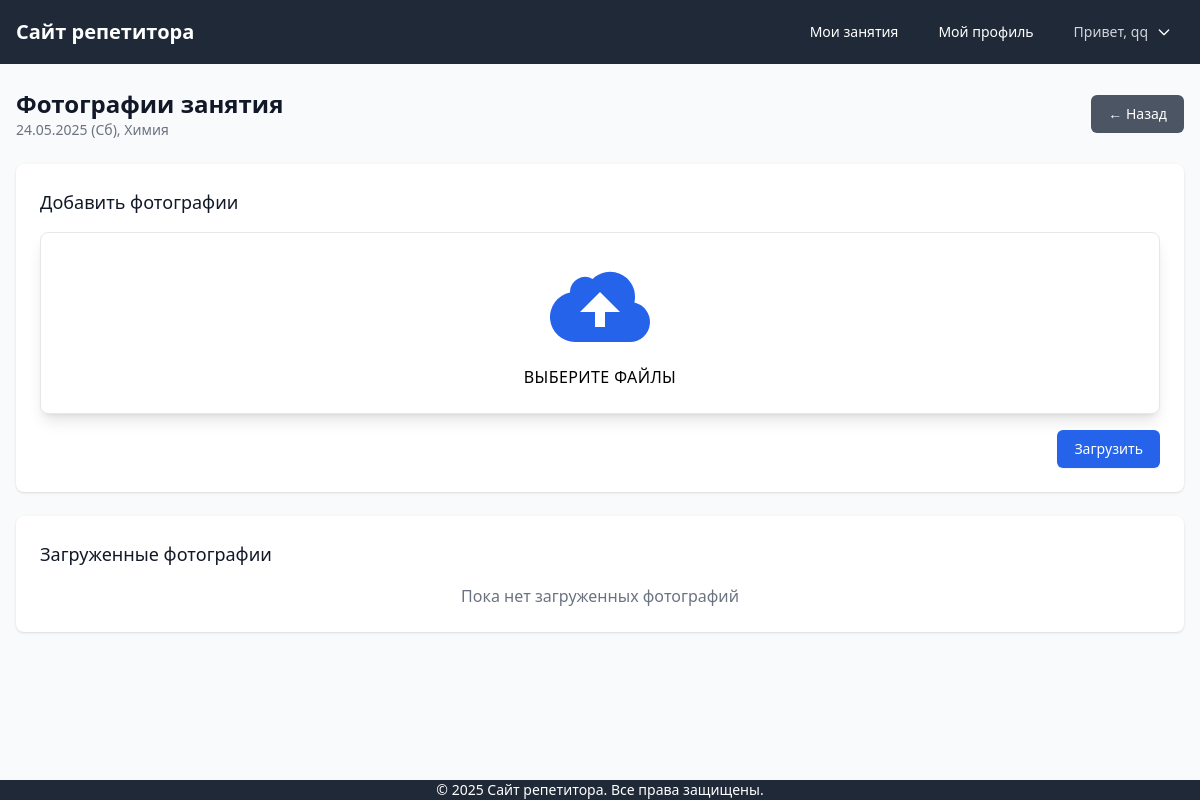
/lesson/32/photos/ (signed in), run on an earlier commit of the app's database.
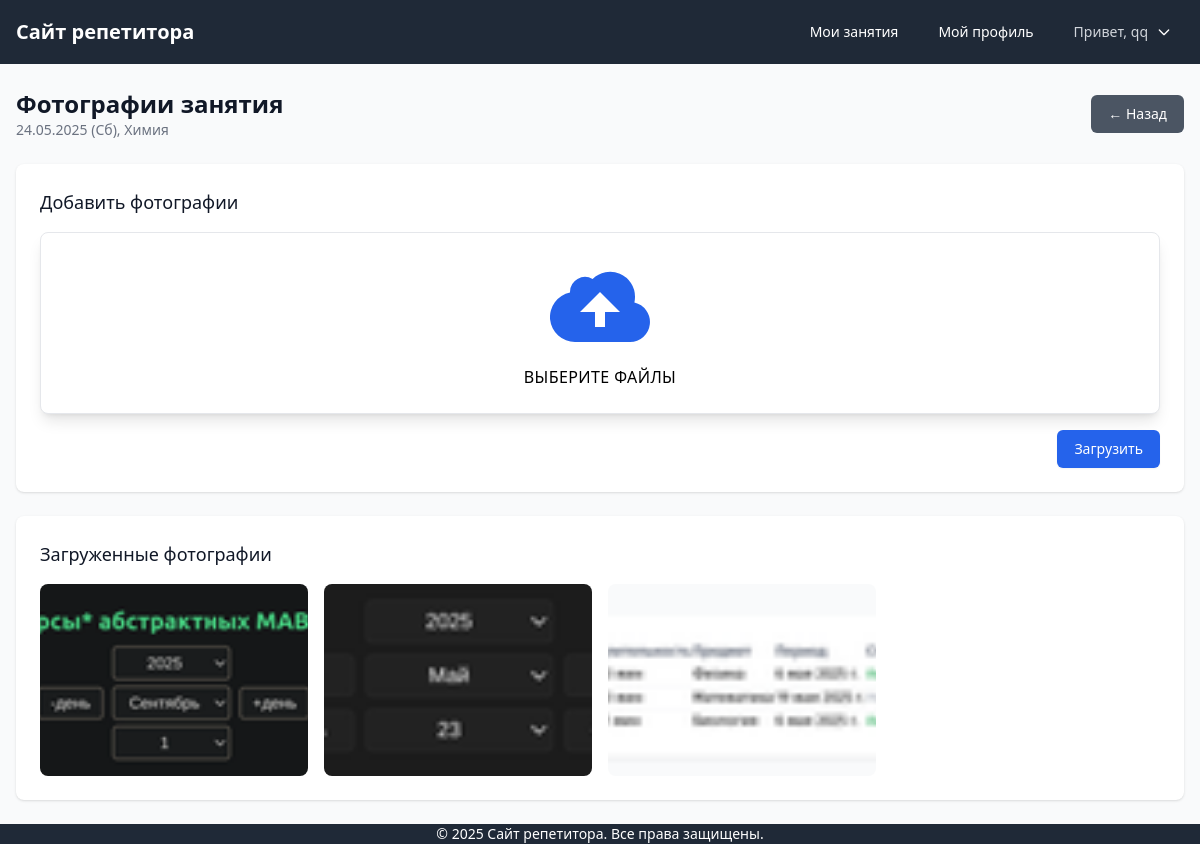
And on a later commit of the database.
### scheduler/models.py (models this page shows, shortened)
class Lesson(models.Model):
    STATUS_CHOICES = [
        ('scheduled', 'Запланировано'),
        ('completed', 'Завершено'),
        ('cancelled', 'Отменено'),
    ]
    SUBJECT_CHOICES = [
        ('math', 'Математика'),
        ('physics', 'Физика'),
        ('chemistry', 'Химия'),
        ('biology', 'Биология'),
        ('english', 'Английский язык'),
        ('russian', 'Русский язык'),
        ('literature', 'Литература'),
        ('history', 'История'),
        ('geography', 'География'),
        ('other', 'Другое'),
    ]
    time_slot = models.OneToOneField(TimeSlot, on_delete=models.CASCADE, related_name='lesson')
    student = models.ForeignKey(User, on_delete=models.CASCADE, related_name='booked_lessons')
    status = models.CharField(max_length=20, choices=STATUS_CHOICES, default='scheduled')
    subject = models.CharField(max_length=20, choices=SUBJECT_CHOICES, default='math')
    notes = models.TextField(blank=True)
    created_at = models.DateTimeField(auto_now_add=True)
    updated_at = models.DateTimeField(auto_now=True)

class TimeSlot(models.Model):
    STATUS_CHOICES = [
        ('available', 'Доступно'),
        ('booked', 'Забронировано'),
        ('completed', 'Завершено'),
        ('cancelled', 'Отменено'),
    ]
    tutor = models.ForeignKey(User, on_delete=models.CASCADE, related_name='time_slots')
    student = models.ForeignKey(User, on_delete=models.SET_NULL, null=True, blank=True, related_name='booked_slots')
    datetime = models.DateTimeField()
    status = models.CharField(max_length=10, choices=STATUS_CHOICES, default='available')
    duration = models.IntegerField(default=60, help_text='Длительность в минутах')
    notes = models.TextField(blank=True)
    class Meta:
        unique_together = ['tutor', 'datetime']
        ordering = ['datetime']

class LessonPhoto(models.Model):
    lesson = models.ForeignKey('Lesson', on_delete=models.CASCADE, related_name='photos')
    photo = models.ImageField(upload_to=lesson_photo_path)
    thumbnail = models.ImageField(upload_to=lesson_photo_path, blank=True, null=True)
    created_at = models.DateTimeField(auto_now_add=True)

### scheduler/views.py (the view)
# urls.py: path('lesson/<int:lesson_id>/photos/', views.manage_lesson_photos, name='manage_lesson_photos'),
@login_required
def manage_lesson_photos(request, lesson_id):
    lesson = get_object_or_404(Lesson, id=lesson_id)
    if not (request.user == lesson.student or request.user == lesson.time_slot.tutor):
        messages.error(request, 'У вас нет доступа к этому уроку')
        return redirect('student_dashboard' if is_student(request.user) else 'tutor_dashboard')
    if request.method == 'POST':
        form = LessonPhotosForm(request.POST, request.FILES)
        if form.is_valid():
            photos = request.FILES.getlist('photos')
            for photo in photos:
                LessonPhoto.objects.create(lesson=lesson, photo=photo)
            messages.success(request, 'Фотографии успешно добавлены')
            return redirect('manage_lesson_photos', lesson_id=lesson.id)
    else:
        form = LessonPhotosForm()
    photos = lesson.photos.all().order_by('-created_at')
    return render(request, 'scheduler/lesson/photos.html', {
        'lesson': lesson,
        'photos': photos,
        'form': form
    })

### scheduler/templatetags/scheduler_extras.py (called while the page is built)
@register.filter
def date_with_weekday(value):
    if not value:
        return ""
    weekdays = ['Пн', 'Вт', 'Ср', 'Чт', 'Пт', 'Сб', 'Вс']
    return f"{value.strftime('%d.%m.%Y')} ({weekdays[value.weekday()]})"

### scheduler/templates/scheduler/lesson/photos.html (shortened to what this page needs)
{% extends 'base.html' %}
{% load scheduler_extras %}
{% block content %}
<div class="space-y-6">
    <div class="flex justify-between items-center">
        <div>
            <h1 class="text-2xl font-bold text-gray-900">Фотографии занятия</h1>
            <p class="text-sm text-gray-500">
                {{ lesson.time_slot.datetime|date_with_weekday }},
                {{ lesson.get_subject_display }}
            </p>
        </div>
        <a href="{% if request.user == lesson.student %}{% url 'student_dashboard' %}{% else %}{% url 'tutor_dashboard' %}{% endif %}"
           class="inline-flex items-center px-4 py-2 border border-transparent text-sm font-medium rounded-md text-white bg-gray-600 hover:bg-gray-700">
            ← Назад
        </a>
    </div>
    <div class="bg-white shadow rounded-lg p-6">
        <h2 class="text-lg font-medium text-gray-900 mb-4">Добавить фотографии</h2>
        <form method="post" enctype="multipart/form-data" class="space-y-4">
            <div class="flex items-center justify-center w-full">
                <label class="w-full flex flex-col items-center px-4 py-6 bg-white text-blue rounded-lg shadow-lg tracking-wide uppercase border border-blue cursor-pointer hover:bg-blue-50">
                    <svg style="width: 100px; height: 100px;" class="w-8 h-8 text-blue-600" fill="currentColor" xmlns="http://www.w3.org/2000/svg" viewBox="0 0 20 20">
                        <path d="M16.88 9.1A4 4 0 0 1 16 17H5a5 5 0 0 1-1-9.9V7a3 3 0 0 1 4.52-2.59A4.98 4.98 0 0 1 17 8c0 .38-.04.74-.12 1.1zM11 11h3l-4-4-4 4h3v3h2v-3z" />
                    </svg>
                    <span class="mt-2 text-base leading-normal">Выберите файлы</span>
                </label>
            </div>
            <div class="flex justify-end">
                <button type="submit" class="inline-flex items-center px-4 py-2 border border-transparent text-sm font-medium rounded-md shadow-sm text-white bg-blue-600 hover:bg-blue-700">
                    Загрузить
                </button>
            </div>
        </form>
    </div>
    <div class="bg-white shadow rounded-lg p-6">
        <h2 class="text-lg font-medium text-gray-900 mb-4">Загруженные фотографии</h2>
        {% if photos %}
            <div class="grid grid-cols-2 md:grid-cols-3 lg:grid-cols-4 gap-4">
                {% for photo in photos %}
                    <div class="relative group">
                        <img src="{{ photo.thumbnail.url }}"
                             alt="Фото занятия"
                             class="w-full h-48 object-cover rounded-lg"
                             onclick="window.open('{{ photo.photo.url }}', '_blank')"
                             style="cursor: pointer;">
                    </div>
                {% endfor %}
            </div>
        {% else %}
            <p class="text-gray-500 text-center">Пока нет загруженных фотографий</p>
        {% endif %}
    </div>
</div>
{% endblock %}

### scheduler/templates/base.html (shortened to what this page needs)
{% load static %}
<!DOCTYPE html>
<html lang="ru">
<head>
    <link rel="stylesheet" href="{% static 'css/output.css' %}">
</head>
<body class="flex flex-col min-h-screen bg-gray-50">
    <nav class="bg-gray-800 text-white">
        <div class="w-full max-w-[80rem] mx-auto px-4">
            <div class="flex items-center justify-between h-16">
                <div class="flex items-center">
                    <a href="{% url 'home' %}" class="text-xl font-bold">Сайт репетитора</a>
                </div>
                <div class="flex items-center space-x-4">
                    {% if user.is_authenticated %}
                        {% if not viewing_as_tutor and user.groups.all.0.name == 'Tutors' %}
                            <a href="{% url 'tutor_dashboard' %}" class="px-3 py-2 rounded-md text-sm font-medium hover:bg-gray-700">Панель управления</a>
                            <a href="{% url 'student_list' %}" class="px-3 py-2 rounded-md text-sm font-medium hover:bg-gray-700">Мои ученики</a>
                            <a href="{% url 'tutor_calendar' %}" class="px-3 py-2 rounded-md text-sm font-medium hover:bg-gray-700">Календарь</a>
                            <a href="{% url 'recurring_templates_list' %}" class="px-3 py-2 rounded-md text-sm font-medium hover:bg-gray-700">Шаблоны занятий</a>
                            <a href="{% url 'create_time_slot' %}" class="px-3 py-2 rounded-md text-sm font-medium hover:bg-gray-700">Создать слот</a>
                        {% elif not viewing_as_tutor and user.groups.all.0.name == 'Students' %}
                            <a href="{% url 'student_dashboard' %}" class="px-3 py-2 rounded-md text-sm font-medium hover:bg-gray-700">Мои занятия</a>
                            <a href="{% url 'student_profile' %}" class="px-3 py-2 rounded-md text-sm font-medium hover:bg-gray-700">Мой профиль</a>
                        {% endif %}
                        <div class="relative group">
                            <button class="px-3 py-2 rounded-md text-sm font-medium hover:bg-gray-700 flex items-center">
                                <span class="text-gray-300">Привет, {{ user.username }}</span>
                                <svg class="ml-2 h-4 w-4" fill="none" stroke="currentColor" viewBox="0 0 24 24">
                                    <path stroke-linecap="round" stroke-linejoin="round" stroke-width="2" d="M19 9l-7 7-7-7"/>
                                </svg>
                            </button>
                        </div>
                    {% else %}
                        <a href="{% url 'admin:login' %}" class="px-3 py-2 rounded-md text-sm font-medium hover:bg-gray-700">Войти</a>
                    {% endif %}
                </div>
            </div>
        </div>
    </nav>
    <main class="flex-grow w-full max-w-[80rem] mx-auto px-4 py-6">
        {% block content %}{% endblock %}
    </main>
    <footer class="bg-gray-800 text-white mt-auto">
        <div class="w-full max-w-[80rem] mx-auto px-4">
            <p class="text-center text-sm">© 2025 Сайт репетитора. Все права защищены.</p>
        </div>
    </footer>
</body>
</html>

What changed in the data, as far as the page shows it:
added LessonPhoto: thumbnail (picture)
added LessonPhoto: thumbnail (picture)
added LessonPhoto: thumbnail (picture)
Also different on the page:
text no longer shown: "Пока нет загруженных фотографий"
